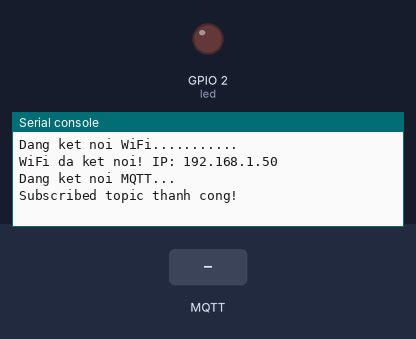
This program was run on a simulated ESP32 board running MicroPython. Shown: output pins drawn as LEDs (lit = HIGH), the last lines printed to the serial console. Wiring (from the project's diagram.json): red LED on GPIO 2. The test bench sets the inputs (shaded band). WiFi joins after 1.5 s; no MQTT or app messages arrive unless stated.

Above: at 2.9 s.
3.0 s: MQTT message "1" arrives on the first subscribed topic
At 3.9 s:
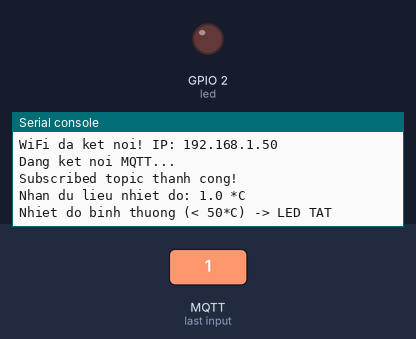
4.5 s: MQTT message "on" arrives on the first subscribed topic
At 5.2 s:
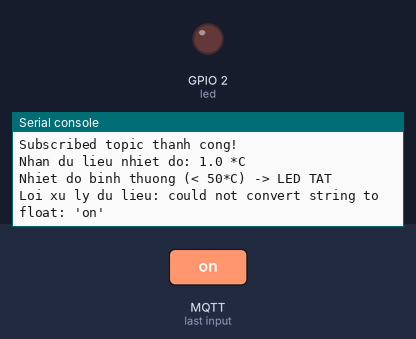
6.0 s: MQTT message "off" arrives on the first subscribed topic
At 6.5 s:
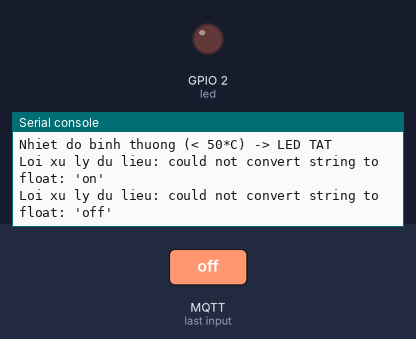

The program:

main.py
```python
import network
import time
from machine import Pin
from umqtt.simple import MQTTClient

# Khởi tạo LED tại GPIO 2
led = Pin(2, Pin.OUT)
led.value(0)

# Cấu hình mạng WiFi
WIFI_SSID = "Wokwi-GUEST"
WIFI_PASSWORD = ""

# Thông tin Adafruit IO đồng bộ với board cảm biến
MQTT_BROKER = "io.adafruit.com"
MQTT_PORT = 1883
MQTT_USER = "YOUR_ADAFRUIT_USERNAME"
MQTT_PASSWORD = "YOUR_ADAFRUIT_IO_KEY"
MQTT_TOPIC = MQTT_USER + "/feeds/temperature"
CLIENT_ID = "ESP32_LED_Receiver"  # Client ID riêng biệt

TEMP_THRESHOLD = 50.0  # Ngưỡng nhiệt độ bài 5.3

def connect_wifi():
    wlan = network.WLAN(network.STA_IF)
    wlan.active(True)
    if not wlan.isconnected():
        print("Dang ket noi WiFi...", end="")
        wlan.connect(WIFI_SSID, WIFI_PASSWORD)
        while not wlan.isconnected():
            print(".", end="")
            time.sleep(0.2)
    print("\nWiFi da ket noi! IP:", wlan.ifconfig()[0])

def on_message(topic, msg):
    try:
        val = float(msg.decode("utf-8"))
        print("Nhan du lieu nhiet do:", val, "*C")
        if val >= TEMP_THRESHOLD:
            led.value(1)
            print(">> Canh bao: Nhiet do >= 50*C -> LED SANG")
        else:
            led.value(0)
            print("Nhiet do binh thuong (< 50*C) -> LED TAT")
    except Exception as e:
        print("Loi xu ly du lieu:", e)

def connect_mqtt():
    client = MQTTClient(
        client_id=CLIENT_ID,
        server=MQTT_BROKER,
        port=MQTT_PORT,
        user=MQTT_USER,
        password=MQTT_PASSWORD,
        keepalive=60
    )
    client.set_callback(on_message)
    print("Dang ket noi MQTT...")
    client.connect()
    client.subscribe(MQTT_TOPIC)
    print("Subscribed topic thanh cong!")
    return client

connect_wifi()
client = connect_mqtt()

while True:
    try:
        client.check_msg()
    except Exception as e:
        try:
            client = connect_mqtt()
        except:
            pass
    time.sleep(0.1)
```

Measured:
- after the input at 3.0 s, the serial console: prints a new line after 0.06 s (image 1)
- after the input at 4.5 s, the serial console: prints a new line after 0.06 s (image 2)
- after the input at 6.0 s, the serial console: prints a new line after 0.06 s (image 3)
